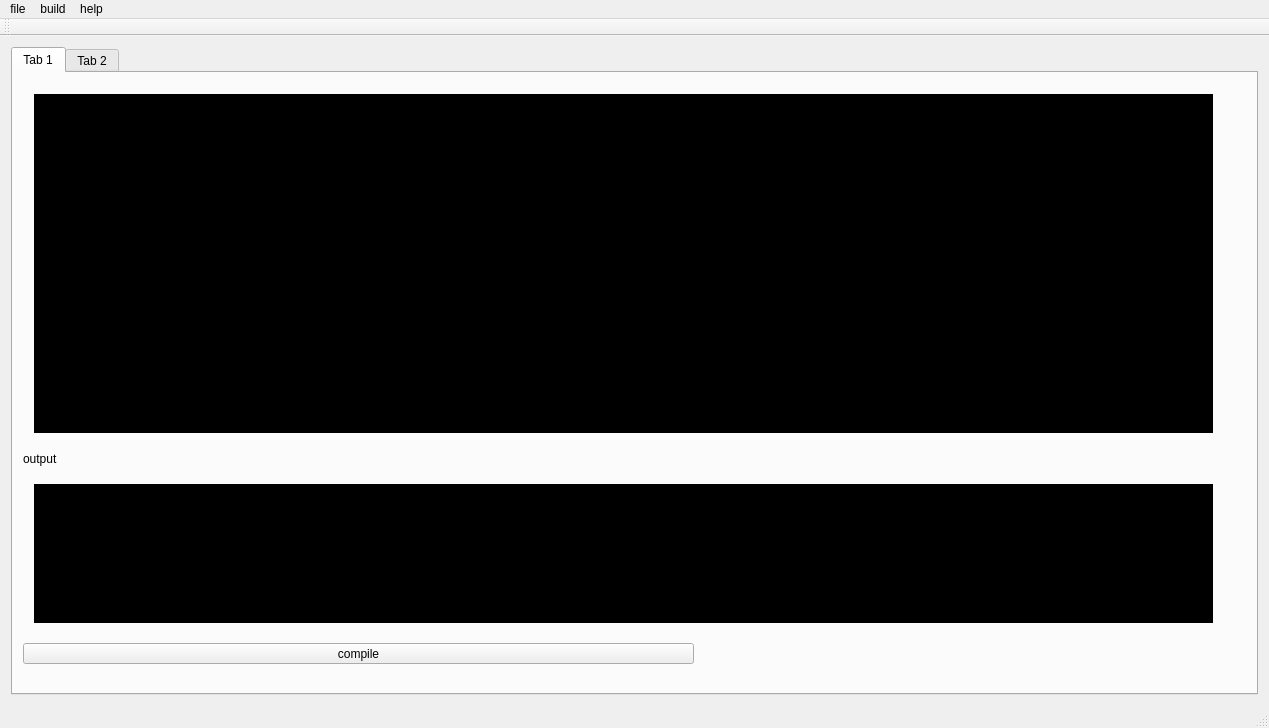
<?xml version="1.0" encoding="UTF-8"?>
<ui version="4.0">
 <class>MainWindow</class>
 <widget class="QMainWindow" name="MainWindow">
  <property name="geometry">
   <rect>
    <x>0</x>
    <y>0</y>
    <width>1269</width>
    <height>728</height>
   </rect>
  </property>
  <property name="windowTitle">
   <string>MainWindow</string>
  </property>
  <widget class="QWidget" name="centralWidget">
   <layout class="QHBoxLayout" name="horizontalLayout_2">
    <item>
     <layout class="QHBoxLayout" name="horizontalLayout">
      <item>
       <widget class="QTabWidget" name="tabWidget">
        <property name="styleSheet">
         <string notr="true"/>
        </property>
        <property name="currentIndex">
         <number>0</number>
        </property>
        <widget class="QWidget" name="widget">
         <attribute name="title">
          <string>Tab 1</string>
         </attribute>
         <widget class="QWidget" name="verticalLayoutWidget">
          <property name="geometry">
           <rect>
            <x>10</x>
            <y>10</y>
            <width>1201</width>
            <height>361</height>
           </rect>
          </property>
          <layout class="QVBoxLayout" name="editTab">
           <item>
            <widget class="QTextEdit" name="codeEdit">
             <property name="styleSheet">
              <string notr="true">background-color: rgb(0, 0, 0);
color: rgb(255, 255, 255);
font: 9pt &quot;Arial&quot;;</string>
             </property>
             <property name="html">
              <string>&lt;!DOCTYPE HTML PUBLIC &quot;-//W3C//DTD HTML 4.0//EN&quot; &quot;http://www.w3.org/TR/REC-html40/strict.dtd&quot;&gt;
&lt;html&gt;&lt;head&gt;&lt;meta name=&quot;qrichtext&quot; content=&quot;1&quot; /&gt;&lt;style type=&quot;text/css&quot;&gt;
p, li { white-space: pre-wrap; }
&lt;/style&gt;&lt;/head&gt;&lt;body style=&quot; font-family:'Arial'; font-size:9pt; font-weight:400; font-style:normal;&quot;&gt;
&lt;p style=&quot;-qt-paragraph-type:empty; margin-top:0px; margin-bottom:0px; margin-left:0px; margin-right:0px; -qt-block-indent:0; text-indent:0px;&quot;&gt;&lt;br /&gt;&lt;/p&gt;&lt;/body&gt;&lt;/html&gt;</string>
             </property>
            </widget>
           </item>
          </layout>
         </widget>
         <widget class="QWidget" name="verticalLayoutWidget_2">
          <property name="geometry">
           <rect>
            <x>10</x>
            <y>400</y>
            <width>1201</width>
            <height>161</height>
           </rect>
          </property>
          <layout class="QVBoxLayout" name="outputTab">
           <item>
            <widget class="QTextBrowser" name="compileOutput">
             <property name="styleSheet">
              <string notr="true">background-color: rgb(0, 0, 0);
color: rgb(255, 255, 255);</string>
             </property>
            </widget>
           </item>
          </layout>
         </widget>
         <widget class="QPushButton" name="compileButton">
          <property name="geometry">
           <rect>
            <x>10</x>
            <y>570</y>
            <width>671</width>
            <height>21</height>
           </rect>
          </property>
          <property name="styleSheet">
           <string notr="true"/>
          </property>
          <property name="text">
           <string>compile</string>
          </property>
         </widget>
         <widget class="QLabel" name="label">
          <property name="geometry">
           <rect>
            <x>10</x>
            <y>360</y>
            <width>1161</width>
            <height>51</height>
           </rect>
          </property>
          <property name="text">
           <string>output</string>
          </property>
         </widget>
         <zorder>label</zorder>
         <zorder>verticalLayoutWidget</zorder>
         <zorder>verticalLayoutWidget_2</zorder>
         <zorder>compileButton</zorder>
        </widget>
        <widget class="QWidget" name="tab_2">
         <attribute name="title">
          <string>Tab 2</string>
         </attribute>
         <widget class="QWidget" name="verticalLayoutWidget_3">
          <property name="geometry">
           <rect>
            <x>19</x>
            <y>19</y>
            <width>471</width>
            <height>531</height>
           </rect>
          </property>
          <layout class="QVBoxLayout" name="verticalLayout">
           <item>
            <widget class="QGraphicsView" name="parseTree"/>
           </item>
          </layout>
         </widget>
         <widget class="QWidget" name="verticalLayoutWidget_4">
          <property name="geometry">
           <rect>
            <x>499</x>
            <y>19</y>
            <width>711</width>
            <height>221</height>
           </rect>
          </property>
          <layout class="QVBoxLayout" name="verticalLayout_2">
           <item>
            <widget class="QTextBrowser" name="Tab2Output">
             <property name="styleSheet">
              <string notr="true">background-color: rgb(0, 0, 0);
color: rgb(255, 255, 255);</string>
             </property>
            </widget>
           </item>
          </layout>
         </widget>
         <widget class="QLabel" name="label_3">
          <property name="geometry">
           <rect>
            <x>500</x>
            <y>-40</y>
            <width>211</width>
            <height>101</height>
           </rect>
          </property>
          <property name="text">
           <string> output</string>
          </property>
         </widget>
         <widget class="QWidget" name="verticalLayoutWidget_5">
          <property name="geometry">
           <rect>
            <x>499</x>
            <y>269</y>
            <width>711</width>
            <height>281</height>
           </rect>
          </property>
          <layout class="QVBoxLayout" name="verticalLayout_3">
           <item>
            <widget class="QTextBrowser" name="instruction">
             <property name="styleSheet">
              <string notr="true">background-color: rgb(0, 0, 0);
color: rgb(255, 255, 255);</string>
             </property>
            </widget>
           </item>
          </layout>
         </widget>
         <widget class="QLabel" name="label_4">
          <property name="geometry">
           <rect>
            <x>500</x>
            <y>190</y>
            <width>271</width>
            <height>121</height>
           </rect>
          </property>
          <property name="text">
           <string> instruction</string>
          </property>
         </widget>
         <widget class="QLabel" name="label_2">
          <property name="geometry">
           <rect>
            <x>20</x>
            <y>-20</y>
            <width>161</width>
            <height>61</height>
           </rect>
          </property>
          <property name="text">
           <string>parse  tree</string>
          </property>
         </widget>
         <zorder>label_4</zorder>
         <zorder>label_3</zorder>
         <zorder>label_2</zorder>
         <zorder>verticalLayoutWidget_3</zorder>
         <zorder>verticalLayoutWidget_4</zorder>
         <zorder>verticalLayoutWidget_5</zorder>
        </widget>
       </widget>
      </item>
     </layout>
    </item>
   </layout>
  </widget>
  <widget class="QMenuBar" name="menuBar">
   <property name="geometry">
    <rect>
     <x>0</x>
     <y>0</y>
     <width>1269</width>
     <height>17</height>
    </rect>
   </property>
   <widget class="QMenu" name="menufile">
    <property name="title">
     <string>file</string>
    </property>
    <addaction name="actionnew"/>
    <addaction name="actionsave"/>
    <addaction name="actionopen"/>
    <addaction name="actionexit"/>
   </widget>
   <widget class="QMenu" name="menubuild">
    <property name="title">
     <string>build</string>
    </property>
    <addaction name="actioncompile"/>
   </widget>
   <widget class="QMenu" name="menuhelp">
    <property name="title">
     <string>help</string>
    </property>
    <addaction name="actionabout"/>
    <addaction name="actiondoc"/>
   </widget>
   <addaction name="menufile"/>
   <addaction name="menubuild"/>
   <addaction name="menuhelp"/>
  </widget>
  <widget class="QToolBar" name="mainToolBar">
   <attribute name="toolBarArea">
    <enum>TopToolBarArea</enum>
   </attribute>
   <attribute name="toolBarBreak">
    <bool>false</bool>
   </attribute>
  </widget>
  <widget class="QStatusBar" name="statusBar"/>
  <action name="actionnew">
   <property name="text">
    <string>new</string>
   </property>
  </action>
  <action name="actionsave">
   <property name="text">
    <string>save</string>
   </property>
  </action>
  <action name="actionopen">
   <property name="text">
    <string>open</string>
   </property>
  </action>
  <action name="actionabout">
   <property name="text">
    <string>about</string>
   </property>
  </action>
  <action name="actiondoc">
   <property name="text">
    <string>document</string>
   </property>
  </action>
  <action name="actioncompile">
   <property name="text">
    <string>compile</string>
   </property>
  </action>
  <action name="actionexit">
   <property name="text">
    <string>exit</string>
   </property>
  </action>
 </widget>
 <layoutdefault spacing="6" margin="11"/>
 <resources/>
 <connections/>
</ui>
